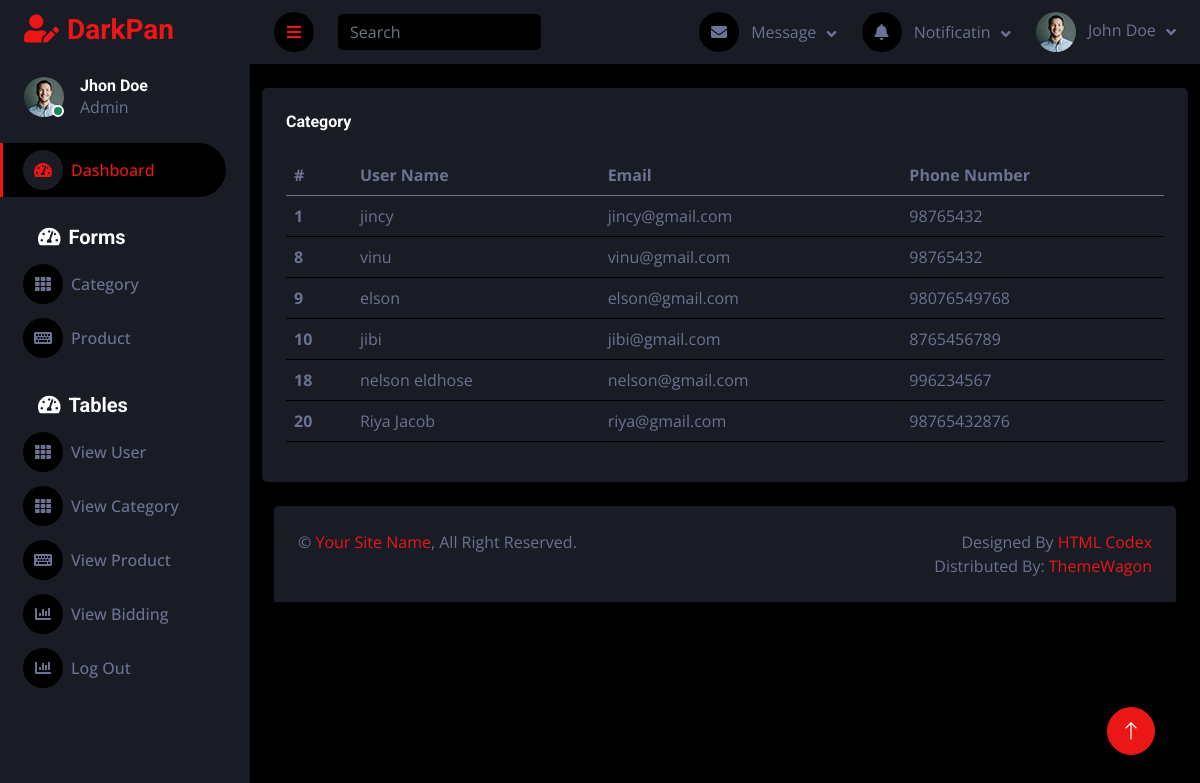
Screenshot of /viewuser.php with the database file from the repository.
### tables this page shows
CREATE TABLE `tbl_userregister` (
  `id` int(30) NOT NULL,
  `name` varchar(30) NOT NULL,
  `email` varchar(30) NOT NULL,
  `address` varchar(50) NOT NULL,
  `mobno` varchar(50) NOT NULL,
  `pass` varchar(50) NOT NULL
);

### viewuser.php (the view)
<?php
include("header.php");
include("config.php");
?>
<div class="container-fluid pt-4 ">
                <div class="row ">
                    <div class="col-md-12">
                        <div class="bg-secondary rounded h-100 p-4">
                            <h6 class="mb-4">Category</h6>
                            <table class="table">
                                <thead>
                                    <tr>
                                    <th scope="col">#</th>
          <th scope="col">User Name</th>
          <th scope="col">Email</th>
          <th scope="col">Phone Number</th>
                                    </tr>
                                </thead>
                                <tbody>
      <tbody>
        <tr>
        <?php
                            $sql = "SELECT * FROM  tbl_userregister";
                            $res  = mysqli_query($conn, $sql);
                                if(mysqli_num_rows($res) > 0){
                                  while($data = mysqli_fetch_array($res)){
                                ?>
                                <tr>
                                    <th scope="row"><?php  echo $data['id'];?></th>
                                    <td><?php  echo $data['name'];?></td>
                                    <td><?php  echo $data['email'];?></td>
                                    <td><?php  echo $data['mobno'];?></td>
                                </tr>
                                <?php
                                }}
                                ?>
        </tr>
      </tbody>
    </table>
  </div>
</div>
<?php
include("footer.php");
?>

### css/style.css (style rules this page uses)
:root { --primary: #EB1616; --secondary: #191C24; --light: #6C7293; --dark: #000000; }

### rows the page displays
tbl_userregister: id "1", name "jincy", email "jincy@gmail.com", mobno "98765432"
tbl_userregister: id "8", name "vinu", email "vinu@gmail.com", mobno "98765432"
tbl_userregister: id "9", name "elson", email "elson@gmail.com", mobno "98076549768"
tbl_userregister: id "10", name "jibi", email "jibi@gmail.com", mobno "8765456789"
tbl_userregister: id "18", name "nelson eldhose", email "nelson@gmail.com", mobno "996234567"
tbl_userregister: id "20", name "Riya Jacob", email "riya@gmail.com", mobno "98765432876"
